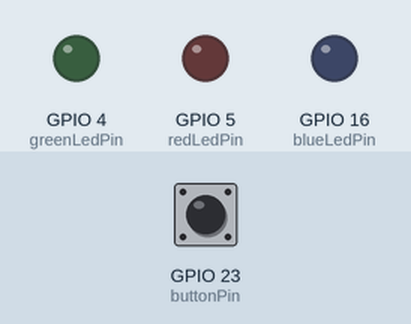
The sketch below on a simulated ESP32. Shown: output pins drawn as LEDs (lit = HIGH). The test bench sets the inputs (shaded band); at power-on: GPIO 23 (buttonPin) HIGH. WiFi joins after 1.5 s; servers stay silent unless stated; what the sketch prints to the serial monitor is not drawn.

Above: at 3.0 s.
3.1 s: GPIO 23 (buttonPin) pulled LOW for 0.15 s
At 3.25 s:
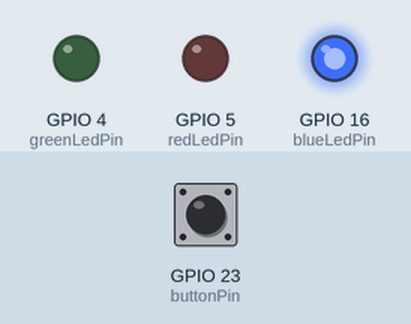
At 4.0 s:
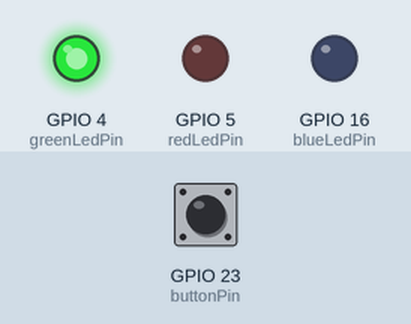
Timing chart, 0 to 6.9 s (numbered marks = the images above; inputs shaded):
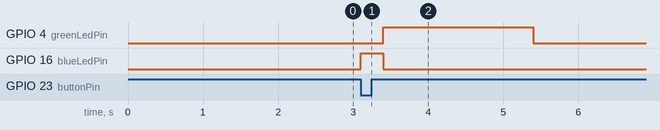

Measured:
- after the input at 3.1 s, GPIO 4 (greenLedPin): LOW → HIGH after 0.30 s, → LOW 2.0 s later; GPIO 16 (blueLedPin): LOW → HIGH at once, → LOW 0.30 s later

The sketch:

dr_ck_mich.ino
```cpp
#include <WiFi.h>
#include <WiFiClientSecure.h>
#include <UniversalTelegramBot.h>
#include <ArduinoJson.h>

// Ersetze mit deinen Netzwerkdaten
const char* ssid = "DEIN_WLAN_NAME";
const char* password = "DEIN_WLAN_PASSWORT";

// Ersetze mit deinen Bot-Daten
const char* token = "DEIN_TOKEN";
const String chatId = "DEINE_CHANNEL_ID";
WiFiClientSecure secured_client;
UniversalTelegramBot bot(token, secured_client);

int buttonPin = 23; // Der Pin, an dem der Button angeschlossen ist
bool buttonState = HIGH; // Aktueller Status des Buttons, angenommen er ist anfangs nicht gedrückt
int blueLedPin = 16; // Der Pin, an dem die blaue LED angeschlossen ist (D2 auf dem ESP32)
int greenLedPin = 4; // Füge den Pin für die grüne LED hinzu
int redLedPin = 5;  // Füge den Pin für die rote LED hinzu
unsigned long lastTimeBotRan;

void setup() {
  pinMode(buttonPin, INPUT_PULLUP);
  pinMode(blueLedPin, OUTPUT);
  pinMode(greenLedPin, OUTPUT);
  pinMode(redLedPin, OUTPUT);
  digitalWrite(blueLedPin, LOW);
  digitalWrite(greenLedPin, LOW);
  digitalWrite(redLedPin, LOW);

  Serial.begin(115200);
  WiFi.setHostname("DrueckmichbyDJTobi24");
  WiFi.begin(ssid, password);
  while (WiFi.status() != WL_CONNECTED) {
    delay(500);
    Serial.print(".");
  }
  Serial.println("WiFi verbunden");
  secured_client.setInsecure();

  String ipMessage = "Verbunden: \nIP: " + WiFi.localIP().toString() +
                     "\nSSID: " + WiFi.SSID() +
                     "\nSignalstärke: " + String(WiFi.RSSI()) + "dBm";
  bot.sendMessage(chatId, ipMessage, "");

  lastTimeBotRan = millis();
}

void handleNewMessages(int numNewMessages) {
  for (int i = 0; i < numNewMessages; i++) {
    String chat_id = bot.messages[i].chat_id;
    String text = bot.messages[i].text;

    if (text == "/online") {
      String response = "Ich bin da und warte darauf, dass ich gedrückt werde";
      bot.sendMessage(chat_id, response, "");
    }
    if (text == "/by") {
      String byMessage = "Dieser Code ist von DJTobi24";
      bot.sendMessage(chat_id, byMessage, "");
    }
  }
}

void loop() {
  if (millis() - lastTimeBotRan > 10000) { // Überprüfe alle 10 Sekunden auf neue Nachrichten
    int numNewMessages = bot.getUpdates(bot.last_message_received + 1);
    while(numNewMessages) {
      handleNewMessages(numNewMessages);
      numNewMessages = bot.getUpdates(bot.last_message_received + 1);
    }
    lastTimeBotRan = millis();
  }

  bool newButtonState = digitalRead(buttonPin);

  if (newButtonState == LOW && buttonState == HIGH) {
    Serial.println("Button wurde gedrückt. Sende Nachricht...");
    digitalWrite(blueLedPin, HIGH); // Blaue LED blinkt während der Nachrichtensendung

    bool success = bot.sendMessage(chatId, "Es ist jemand im Orange", "");
    digitalWrite(blueLedPin, LOW); // Schalte die blaue LED aus

    if (success) {
      Serial.println("Nachricht erfolgreich gesendet");
      digitalWrite(greenLedPin, HIGH);
      delay(2000);
      digitalWrite(greenLedPin, LOW);
    } else {
      Serial.println("Fehler beim Senden der Nachricht");
      digitalWrite(redLedPin, HIGH);
      delay(3000);
      digitalWrite(redLedPin, LOW);
    }
  }

  buttonState = newButtonState;
  delay(100);
}
```
